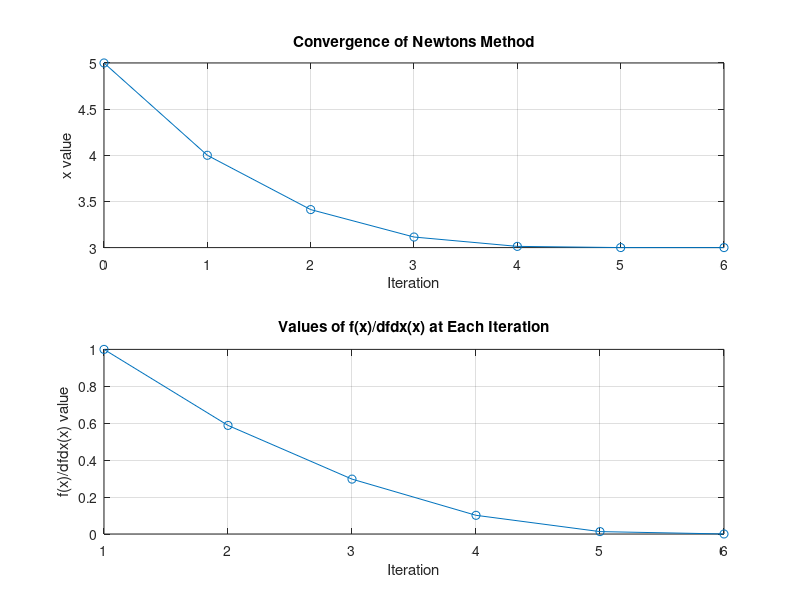

Write the MATLAB code that produced this figure.
function Newtons_method()
    f = @(x) x^3 - 4*x^2 + x + 6;
    dfdx = @(x) 3*x^2 - 8*x + 1;
    eps = 1e-6;
    x0 = 5;
    [solution, no_iterations, x_values, delta_values] = Newton(f, dfdx, x0, eps);

    if no_iterations > 0
        fprintf('Number of function calls: %d\n', 1 + 2*no_iterations);
        fprintf('A solution is: %f\n', solution);

        figure;
        subplot(2,1,1);
        plot(0:no_iterations, x_values, '-o');
        xlabel('Iteration');
        ylabel('x value');
        title('Convergence of Newtons Method');
        grid on;

        subplot(2,1,2);
        plot(1:no_iterations, delta_values, '-o');
        xlabel('Iteration');
        ylabel('f(x)/dfdx(x) value');
        title('Values of f(x)/dfdx(x) at Each Iteration');
        grid on;
    else
        fprintf('Abort execution.\n');
    end
end

function [solution, no_iterations, x_values, delta_values] = Newton(f, dfdx, x0, eps)
    x = x0;
    f_value = f(x);
    iteration_counter = 0;
    x_values = x;
    delta_values = [];

    while abs(f_value) > eps && iteration_counter < 100
        delta = f_value / dfdx(x);
        x = x - delta;

        f_value = f(x);
        iteration_counter = iteration_counter + 1;
        x_values(end+1) = x;
        delta_values(end+1) = delta;
    end

    if abs(f_value) > eps
        iteration_counter = -1;
    end

    solution = x;
    no_iterations = iteration_counter;
end
